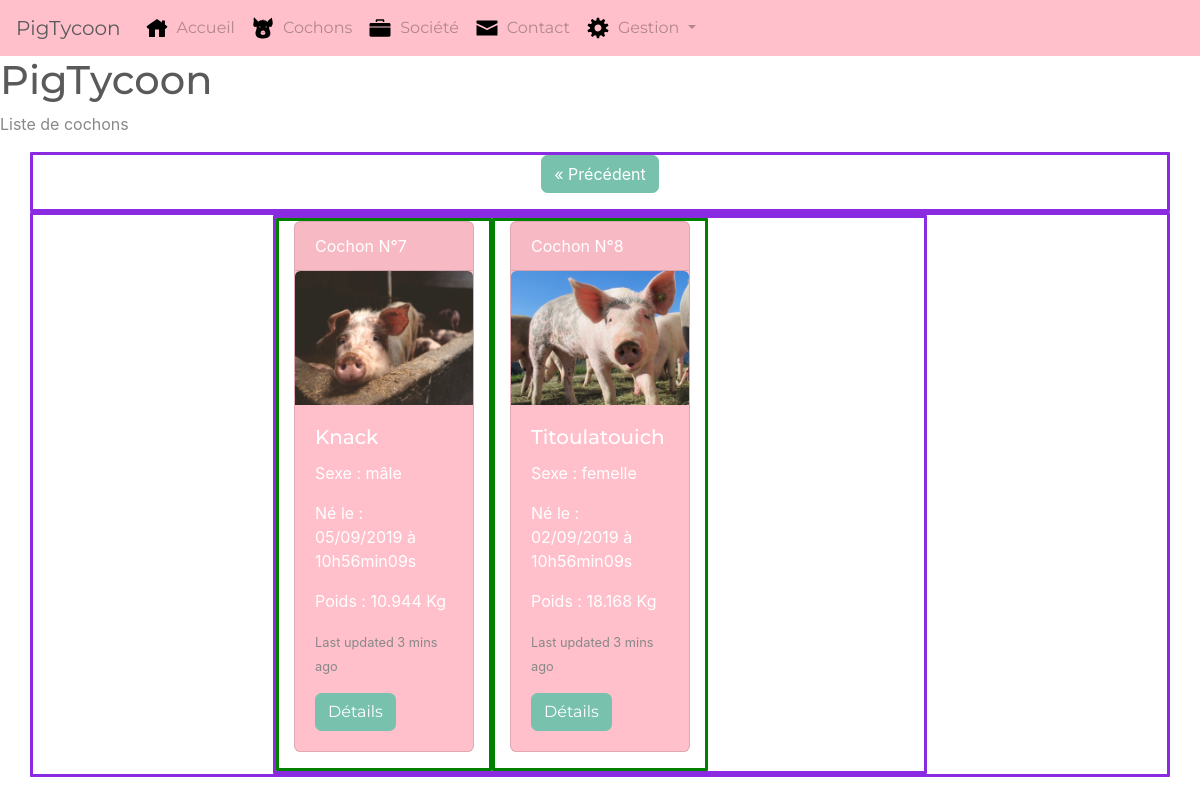
The page /index.php?action=listPigs&page=2 on the database its author committed.
### tables this page shows
CREATE TABLE `pig` (
  `id_pig` int(11) NOT NULL,
  `name_pig` varchar(100) NOT NULL,
  `sex_pig` tinyint(4) NOT NULL,
  `weight_pig` decimal(7,3) NOT NULL,
  `mother_pig` int(11) DEFAULT NULL,
  `father_pig` int(11) DEFAULT NULL,
  `birthdate_pig` datetime DEFAULT NULL,
  `deathdate_pig` datetime DEFAULT NULL,
  `state_pig` tinyint(4) NOT NULL DEFAULT '1',
  `thumbnail_pig` int(11) NOT NULL,
  `updated_at_pig` datetime DEFAULT NULL
);

CREATE TABLE `photo` (
  `id_photo` int(11) NOT NULL,
  `name_photo` varchar(30) NOT NULL,
  `whichpig_photo` int(11) NOT NULL
);

CREATE TABLE `sex` (
  `id_sex` int(11) NOT NULL,
  `type_sex` varchar(100) NOT NULL
);

### controllers/frontoffice.php (called while the page is built, shortened)
<?php
require_once('models/PigManager.php');
function listPigs()
{
    $numpage = (!empty($_GET['page']) ? $_GET['page'] : 1);
    $limite = 6;
    $debut = ($numpage - 1) * $limite;
    $pigManager = new PigManager;
    $pigs = $pigManager->getPageOf6Pigs($debut, $limite);
    require('views/frontoffice/listPigs.php');
}

### models/PigManager.php (called while the page is built, shortened)
<?php
class PigManager extends Manager
{
    function getPageOf6Pigs($debut, $limite)
    {
        $db = $this->dbConnect();
        $req = $db->prepare('SELECT
                           id_pig, name_pig, type_sex,
                           weight_pig, mother_pig, father_pig,
                           DATE_FORMAT(birthdate_pig, \'%d/%m/%Y à %Hh%imin%ss\') AS birthdate_pig,
                           DATE_FORMAT(deathdate_pig, \'%d/%m/%Y à %Hh%imin%ss\'),
                           state_pig, name_photo
                           FROM pig
                           LEFT JOIN photo
                           ON photo.id_photo = pig.thumbnail_pig
                           LEFT JOIN sex
                           ON pig.sex_pig = sex.id_sex
                           ORDER BY id_pig
                           LIMIT :debut, :limite;');
        $req->bindValue('debut', $debut, PDO::PARAM_INT);
        $req->bindValue('limite', $limite, PDO::PARAM_INT);
        $req->execute();
        return $req;
    }
}

### views/frontoffice/listPigs.php (the view, shortened to what this page needs)
<h1>PigTycoon</h1>
<p>Liste de cochons</p>
<div class="container">
    <div class="row justify-content-center">
        <nav aria-label="Page navigation article">
            <ul class="pagination">
                <?php if ($numpage != 1) { ?>
                    <li class="page-item">
                        <a class="page-link" href="index.php?action=listPigs&page=<?php echo ($numpage - 1); ?>" aria-label="Previous">
                            <span aria-hidden="true">&laquo; Précédent</span>
                        </a>
                    </li>
                <?php } ?>
            </ul>
        </nav>
    </div>
    <div class="row d-flex justify-content-center">
        <div class="card-group">
            <div class="row row-cols-3 row-cols-md-3 row-cols-sm-1">
                <?php
                while ($pig = $pigs->fetch()) {
                ?>
                    <div class="col d-flex justify-content-center">
                        <div class="card text-white bg-primary mb-3" style="max-width: 18rem;">
                            <div class="card-header">Cochon N°<?= $pig['id_pig'] ?></div>
                            <img src="./public/images/photos/<?= $pig['name_photo'] ?>" class="card-img-top" alt="...">
                            <div class="card-body">
                                <h5 class="card-title"><?= htmlspecialchars($pig['name_pig']) ?></h5>
                                <p class="card-text">Sexe : <?= $pig['type_sex'] ?></p>
                                <p class="card-text">Né le : <?= $pig['birthdate_pig'] ?></p>
                                <p class="card-text">Poids : <?= $pig['weight_pig'] ?> Kg</p>
                                <p class="card-text"><small class="text-muted">Last updated 3 mins ago</small></p>
                                <a href="#" class="btn btn-primary">Détails</a>
                            </div>
                        </div>
                    </div>
                <?php
                }
                ?>
            </div>
        </div>
    </div>
</div>
<?php require('template.php'); ?>

### public/css/style.css (style rules this page uses)
.bg-primary { background-color: pink !important; }
body { margin: 0; background-size: cover; background-attachment: fixed; }
.row { border-style: solid; border-radius: 1px !important; border-color: blueviolet !important; }
.col { border-style: solid; border-radius: 1px !important; border-color: green; }

### rows shown on the page
pig: id_pig "7", photo.name_photo (picture), name_pig "Knack", sex.type_sex "mâle", birthdate_pig "05/09/2019 à 10h56min09s", weight_pig "10.944"
pig: id_pig "8", photo.name_photo (picture), name_pig "Titoulatouich", sex.type_sex "femelle", birthdate_pig "02/09/2019 à 10h56min09s", weight_pig "18.168"
